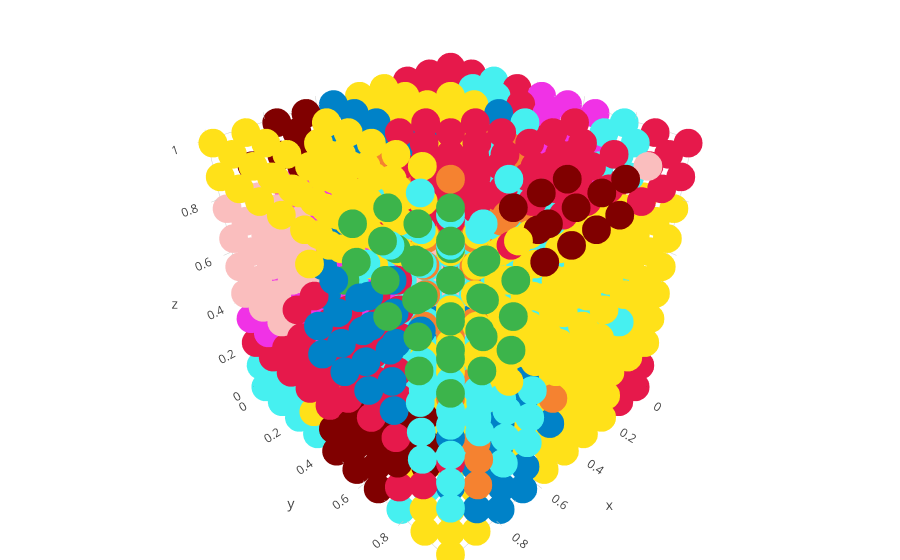

The notebook cell this image was saved under:
### Code cell
organize(nodes=nodes,pixels=pixelsBuf,p1=0.03,p2=0.7,pixeldistMetric='euclidean',nodedistMetric='euclidean')

### Figure 1 — Plotly figure (JSON) as saved in the notebook; plotly's stock layout.template omitted (floating-point values rounded to 4 significant figures; data arrays with more than 128 entries replaced by an {"elided": "..."} marker saying what was removed)
{"data": [{"marker": {"color": {"elided": "1000 str values"}, "size": 10, "symbol": "circle"}, "mode": "markers", "type": "scatter3d", "x": {"elided": "1000 float values"}, "y": {"elided": "1000 float values"}, "z": {"elided": "1000 float values"}}], "layout": {"margin": {"b": 0, "l": 0, "r": 0, "t": 0}}}
